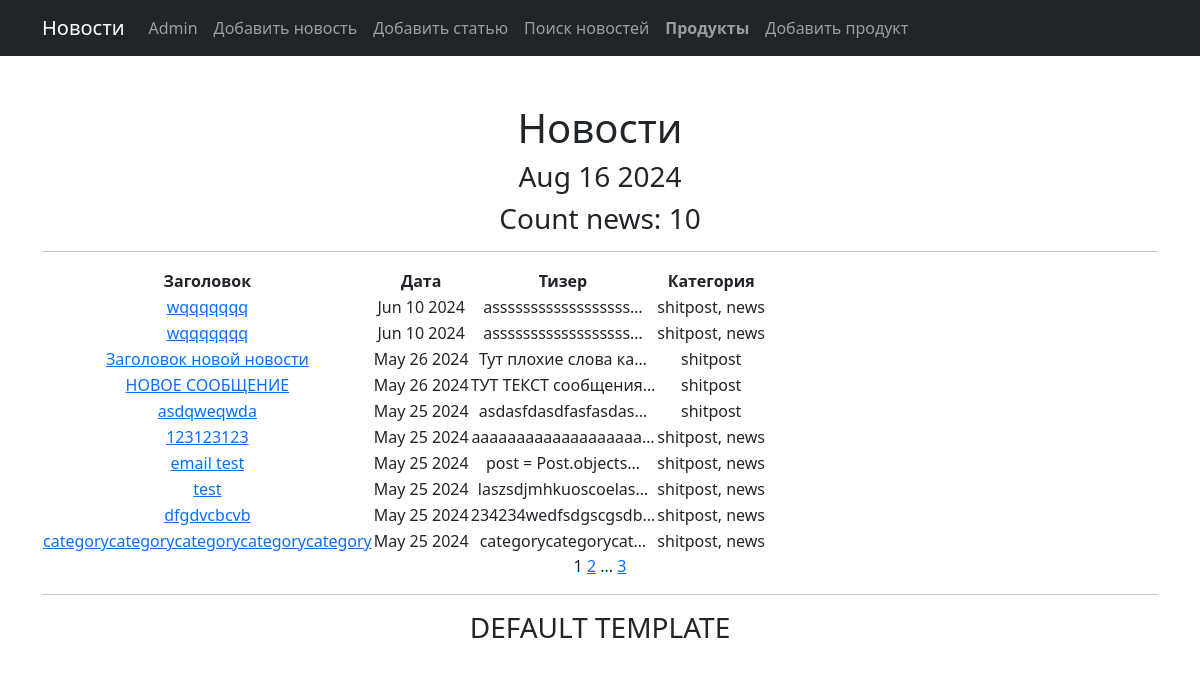
Page /news/ on the committed database.
### news/models.py (models this page shows, shortened)
class Post(models.Model):
    article = 'article'
    news = 'news'
    post_type = [
        (article, 'Статья'),
        (news, 'Новость'),
    ]
    author = models.ForeignKey(Author, on_delete=models.CASCADE)
    type = models.CharField(max_length=255, choices=post_type, default=article)
    date_add = models.DateTimeField(auto_now_add=True)
    category = models.ManyToManyField(Category, through='PostCategory')
    rating = models.IntegerField(default=0)
    title = models.CharField(max_length=255)
    text = models.TextField()

class Category(models.Model):
    name = models.CharField(max_length=255, unique=True)
    subscribers = models.ManyToManyField(User, related_name='categories')

### news/views.py (the view)
# urls.py: path('', NewsList.as_view(), name='news_list'),
class NewsList(ListView):
    model = Post
    ordering = '-date_add'
    template_name = 'news.html'
    context_object_name = 'news'
    paginate_by = 10
    def get_queryset(self):
        queryset = super().get_queryset()
        self.filterset = PostFilter(self.request.GET, queryset)
        return self.filterset.qs

### news/templatetags/my_filters.py (called while the page is built)
@register.filter(name='censor')
def censor(value):
    if not isinstance(value, str):
        raise TypeError("Входной аргумент должен быть строкой")
    censored_words = ["попа", "жопа", "какашки"]
    regex_pattern = r"\b(" + "|".join(map(re.escape, censored_words)) + r")\b"
    censored_text = re.sub(regex_pattern, lambda match: match.group()[0] + '*' * (len(match.group()) - 1), value, flags=re.IGNORECASE)
    return censored_text

### simpleapp/templatetags/custom_tags.py (called while the page is built)
@register.simple_tag()
def current_time(format_string='%b %d %Y'):
   return datetime.utcnow().strftime(format_string)

@register.simple_tag(takes_context=True)
def url_replace(context, **kwargs):
   d = context['request'].GET.copy()
   for k, v in kwargs.items():
       d[k] = v
   return d.urlencode()

### templates/news.html (shortened to what this page needs)
{% extends 'flatpages/default.html' %}
{% load my_filters %}
{% load custom_tags %}
{% block content %}
   <h1>Новости</h1>
    <h3>{% current_time '%b %d %Y' %}</h3>
    <h3>Count news: {{ news|length }}</h3>
   <hr>
   {% if news %}
       <table>
           <tr>
               <td><b>Заголовок</b></td>
               <td><b>Дата</b></td>
               <td><b>Тизер</b></td>
               <td><b>Категория</b></td>
           </tr>
           {% for one_news in news %}
           <tr>
               <td><a href="{{ one_news.id }}">{{ one_news.title|censor }}</a></td>
               <td>{{ one_news.date_add|date:'M d Y' }}</td>
               <td>{{ one_news.text|truncatechars:20|censor }}</td>
               <td>{% for category in one_news.category.all %}
                {{ category.name }}{% if not forloop.last %}, {% endif %}
                {% endfor %}</td>
           </tr>
           {% endfor %}
       </table>
   {% else %}
       <h2>Новостей нет!</h2>
   {% endif %}
   {{ page_obj.number }}
   {% if page_obj.has_next %}
       <a href="?{% url_replace page=page_obj.next_page_number %}">{{ page_obj.next_page_number }}</a>
       {% if paginator.num_pages != page_obj.next_page_number %}
           ...
           <a href="?{% url_replace page=page_obj.paginator.num_pages %}">{{ page_obj.paginator.num_pages }}</a>
       {% endif %}
   {% endif %}
{% endblock content %}

### rows in the picture
Post: title|censor "wqqqqqqq", date_add "Jun 10 2024", text|censor "assssssssssssssssss…"
Category: name "shitpost"
Category: name "news"
Post: title|censor "wqqqqqqq", date_add "Jun 10 2024", text|censor "assssssssssssssssss…"
Post: title|censor "Заголовок новой новости", date_add "May 26 2024", text|censor "Тут плохие слова ка…"
Post: title|censor "НОВОЕ СООБЩЕНИЕ", date_add "May 26 2024", text|censor "ТУТ ТЕКСТ сообщения…"
Post: title|censor "asdqweqwda", date_add "May 25 2024", text|censor "asdasfdasdfasfasdas…"
Post: title|censor "123123123", date_add "May 25 2024", text|censor "aaaaaaaaaaaaaaaaaaa…"
Post: title|censor "email test", date_add "May 25 2024", text|censor "post = Post.objects…"
Post: title|censor "test", date_add "May 25 2024", text|censor "laszsdjmhkuoscoelas…"
Post: title|censor "dfgdvcbcvb", date_add "May 25 2024", text|censor "234234wedfsdgscgsdb…"
Post: title|censor "categorycategorycategorycategorycategory", date_add "May 25 2024", text|censor "categorycategorycat…"

### other values in the picture
{{ news|length }} "10"
{{ page_obj.number }} "1"
{{ page_obj.next_page_number }} "2"
{{ page_obj.paginator.num_pages }} "3"
